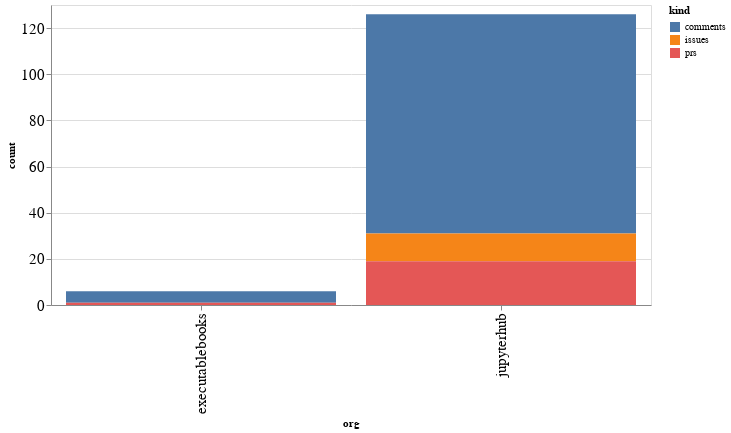

Notebook code for this chart:
### Code cell
alt.Chart(org_summaries, width=600).mark_bar().encode(
    x='org',
    y='count',
    color='kind',
    tooltip="org"
)

### Figure 1 — Vega-Lite specification as saved in the notebook (floating-point values rounded to 4 significant figures)
{"config": {"axisLeft": {"labelFontSize": 15}, "axisBottom": {"labelFontSize": 15}}, "data": {"name": "data-a5a6766db440b28e614ac4fa916c0c39"}, "mark": "bar", "encoding": {"color": {"type": "nominal", "field": "kind"}, "tooltip": {"type": "nominal", "field": "org"}, "x": {"type": "nominal", "field": "org"}, "y": {"type": "quantitative", "field": "count"}}, "width": 600, "$schema": "https://vega.github.io/schema/vega-lite/v4.8.1.json", "datasets": {"data-a5a6766db440b28e614ac4fa916c0c39": [{"org": "executablebooks", "kind": "comments", "count": 5}, {"org": "executablebooks", "kind": "prs", "count": 1}, {"org": "jupyterhub", "kind": "comments", "count": 95}, {"org": "jupyterhub", "kind": "issues", "count": 12}, {"org": "jupyterhub", "kind": "prs", "count": 19}]}}
